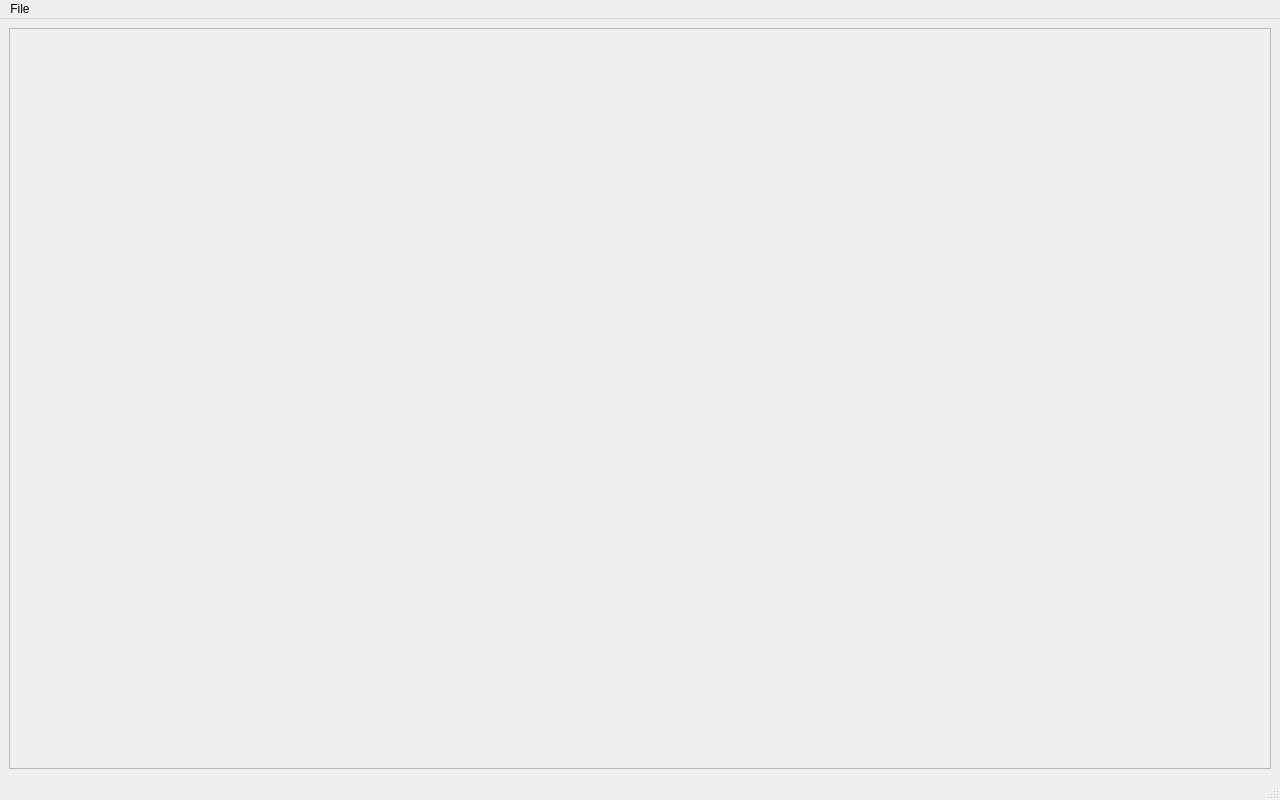
<?xml version="1.0" encoding="UTF-8"?>
<ui version="4.0">
 <class>MainWindow</class>
 <widget class="QMainWindow" name="MainWindow">
  <property name="geometry">
   <rect>
    <x>0</x>
    <y>0</y>
    <width>1280</width>
    <height>800</height>
   </rect>
  </property>
  <property name="windowTitle">
   <string>MainWindow</string>
  </property>
  <widget class="QWidget" name="centralwidget">
   <layout class="QVBoxLayout" name="verticalLayout">
    <item>
     <widget class="QFrame" name="frm_mid">
      <property name="sizePolicy">
       <sizepolicy hsizetype="Preferred" vsizetype="Expanding">
        <horstretch>0</horstretch>
        <verstretch>0</verstretch>
       </sizepolicy>
      </property>
      <property name="frameShape">
       <enum>QFrame::StyledPanel</enum>
      </property>
      <property name="frameShadow">
       <enum>QFrame::Raised</enum>
      </property>
     </widget>
    </item>
   </layout>
  </widget>
  <widget class="QMenuBar" name="menubar">
   <property name="geometry">
    <rect>
     <x>0</x>
     <y>0</y>
     <width>1280</width>
     <height>21</height>
    </rect>
   </property>
   <widget class="QMenu" name="menuFile">
    <property name="title">
     <string>File</string>
    </property>
    <addaction name="actionExit"/>
   </widget>
   <addaction name="menuFile"/>
  </widget>
  <widget class="QStatusBar" name="statusbar"/>
  <action name="actionExit">
   <property name="text">
    <string>Exit</string>
   </property>
  </action>
 </widget>
 <resources/>
 <connections/>
</ui>
